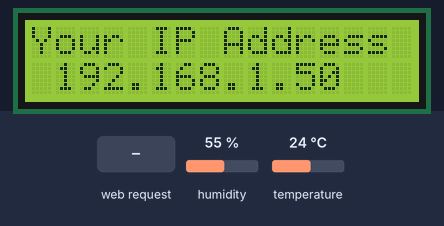
A sketch run on a simulated ESP8266 (NodeMCU). Shown: 16×2 character LCD. The test bench sets the inputs (shaded band); at power-on: humidity 55 %, temperature 24 °C. WiFi joins after 1.5 s; servers stay silent unless stated; what the sketch prints to the serial monitor is not drawn.

Above: at 2.7 s.
At 7.8 s:
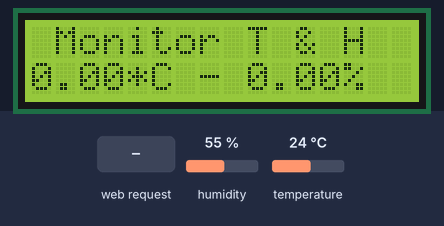
7.9 s: HTTP request GET / received
At 9.9 s:
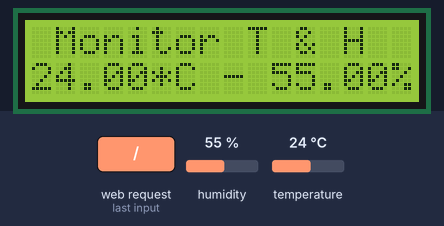
10.2 s: HTTP request GET /docnhietdo received
12.2 s: HTTP request GET /docdoam received
Timing chart, 0 to 15.2 s (numbered marks = the images above; inputs shaded):
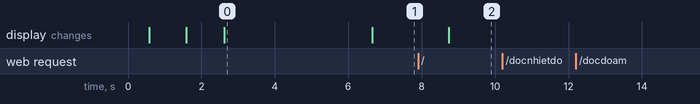

Measured:
- after the input at 7.9 s, the display: changes after 0.83 s (image 2)
- after the input at 10.2 s, every drawn part: stays the same
- after the input at 12.2 s, every drawn part: stays the same
- what the display in image 0 shows lasts 4.0 s, from 2.6 s to 6.6 s

The sketch:

Demo.ino
```cpp
#include <ESP8266WebServer.h> //Thư viện ESP8266WebServer
#include <ESP8266WiFi.h>
#include <Wire.h>
#include <LiquidCrystal_I2C.h>
LiquidCrystal_I2C lcd = LiquidCrystal_I2C(0x27, 16, 2);

#include "index.h" //Nhúng trang index.h
//Thêm thư viện DHT11 và khai báo chân DHT
#include <DHT.h>
#define chan_dht D3 //Chân DHT
#define loai_dht DHT11  //Loại Module DHT11
DHT dht(chan_dht, loai_dht);
//Khởi tạo cổng cho WebServer
ESP8266WebServer Server(80);

float nhietdo = 0.0;
float doam = 0.0;

const String nameWifi = "KhuongLamVu"; // Tên Wifi
const String passWifi = "password"; // Mật khẩu Wifi

//Tạo 1 kết nối đến index page
void KetNoi() {
    Serial.println("You called index page");
    String s = MAIN_page; //index.h
    nhietdo = dht.readTemperature();
    doam = dht.readHumidity();
//Serial.println(s);
//String s = "<html><head><title>Main Page</title></head><body>Trang chu</body></html>";
    Server.send(200, "text/html", s); //Send to Web
}

//Đọc dữ liệu nhiệt độ
void readDataTemperature(){
  nhietdo = dht.readTemperature();
  String s_nhietdo = String(nhietdo);
  if(isnan(nhietdo)){
    Server.send(200,"text/plain","Sensor not working!");
    Serial.println("Sensor not working!");
  }
  else{
    Server.send(200,"text/plain",s_nhietdo);
    Serial.print("Nhiet do: ");
    Serial.print(String(nhietdo));
    Serial.println("*C");
  }
}

//Đọc dữ liệu độ ẩm
void readDataHumidity(){
  doam = dht.readHumidity();
  String s_doam = String(doam);
  if(isnan(doam)){
    Server.send(200,"text/plain","Sensor not working!");
    Serial.println("Sensor not working!");
  }
  else{
    Server.send(200,"text/plain",s_doam);
    Serial.print("Do am: ");
    Serial.print(String(doam));
    Serial.println("%");
  }
}

void setup() {
  // put your setup code here, to run once:
  Serial.begin(115200);
  delay(500);
  pinMode(chan_dht, INPUT);
  dht.begin();
  Wire.begin(D2, D1);
  lcd.init();
  lcd.clear();
  lcd.backlight();
  lcd.setCursor(2,0);
  //Kết nối ESP8266 với WiFi cục bộ
  Serial.println("----------------------------------------------------------------");
  Serial.print("Connecting to WiFi: ");
  Serial.println(nameWifi);
  lcd.print("Connecting...");
  Serial.println("----------------------------------------------------------------");
  WiFi.begin(nameWifi, passWifi);
  while (WiFi.status() != WL_CONNECTED){ //Trạng thái kết nối
    delay(1000);
    lcd.setCursor(0, 1);
    lcd.print(".");
    Serial.print(".");
  }
  Serial.println("");
  Serial.println("WiFi is Connected Successfully");
  Serial.print("IP Address: ");
  Serial.println(WiFi.localIP());
  Serial.println("HTTP Server started");
  lcd.clear();
  lcd.setCursor(0, 0);
  lcd.print("Your IP Address");
  lcd.setCursor(1, 1);
  lcd.print(WiFi.localIP());
  delay(4000);

  //Khởi tạo đường link để truy cập trang Web Server
  Server.on("/", KetNoi);
  //Khởi tạo đường link để truy cập đọc dữ liệu nhiệt độ
  Server.on("/docnhietdo", readDataTemperature);
  //Khởi tạo đường link để truy cập đọc dữ liệu độ ẩm
  Server.on("/docdoam", readDataHumidity);
  //Khởi tạo Server
  Server.begin(); //Khởi động Server
}

void loop() {
  // put your main code here, to run repeatedly:
  // Thực hiện các yêu cầu từ Client bởi hàm handleClient()
  Server.handleClient();
  lcd.clear();
  lcd.setCursor(1,0);
  lcd.print("Monitor T & H");
  lcd.setCursor(0, 1);
  lcd.print(nhietdo);
  lcd.print("*C");
  lcd.print(" - ");
  lcd.print(doam);
  lcd.print("%");
  delay(1000);
}
```

index.h
```cpp
String MAIN_page = "<!DOCTYPE html>\
<html lang='en'>\
<head>\
    <meta charset='UTF-8'>\
    <title>Monitor Temperature&amp;Temperature</title>\
</head>\
<style>\
    h3{\
        font-family: monospace;\
        font-size: 85px;\
        text-align: center;\
        font-weight: bold;\
    }\
</style>\
<body>\
   <h1 style='text-align: center; font-family: monospace; font-size: 45px; color: blue; font-weight: bold;'>Monitor temperature and humidity with DHT11 sensor connected to ESP8266</h1>\
   <h3>Temperature: <span id='Temperature'>0</span><sup>&deg;C</sup><br>\
       Humidity: <span id='Humidity'>0</span><sup>%</sup>\
   </h3>\
    <script>\
        setInterval(function(){\
            getNhietdo();\
            getDoam();\
        }, 2000);\
        function getNhietdo(){\
            var xhttp = new XMLHttpRequest();\
            xhttp.onreadystatechange = function(){\
                if(this.readyState == 4 && this.status == 200){\
                    document.getElementById('Temperature').innerHTML = this.responseText;\
                }\
            };\
            xhttp.open('GET', 'docnhietdo', true);\
            xhttp.send();\
        }\
        function getDoam(){\
            var xhttp = new XMLHttpRequest();\
            xhttp.onreadystatechange = function(){\
                if(this.readyState == 4 && this.status == 200){\
                    document.getElementById('Humidity').innerHTML = this.responseText;\
                }\
            };\
            xhttp.open('GET', 'docdoam', true);\
            xhttp.send();\
        }\
    </script>\
</body>\
</html>";
```
